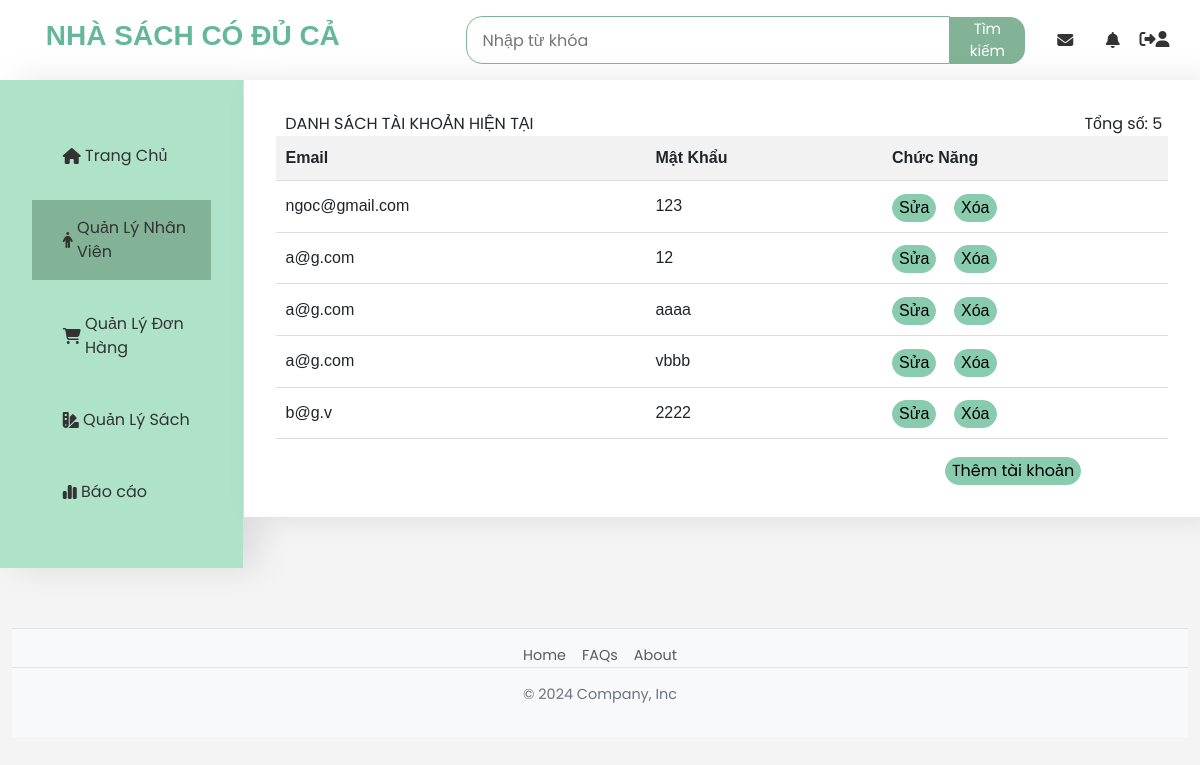
Screenshot of /NguoiQuanLy/DSTaiKhoanNV.php with the database file from the repository.
### tables this page shows
CREATE TABLE `taikhoan` (
  `idtaikhoan` int(11) NOT NULL,
  `idnv` int(11) NOT NULL,
  `idquyen` int(11) NOT NULL,
  `email` varchar(225) NOT NULL,
  `matkhau` varchar(225) NOT NULL
);

### NguoiQuanLy/DSTaiKhoanNV.php (the view, shortened to what this page needs)
<!doctype html>
<?php
include '../connectDB.php';
$sql="select * from taikhoan where  taikhoan.idquyen='1' ";
$data=mysqli_query($conn, $sql);
$sqlCount = "SELECT COUNT(*) as total FROM taikhoan where idquyen='1'";
$countResult = mysqli_query($conn, $sqlCount);
$totalEmployees = 0;
if ($countResult) {
    $countRow = mysqli_fetch_assoc($countResult);
    $totalEmployees = $countRow['total'];
} else {
    echo "Lỗi truy vấn: " . mysqli_error($conn);
}
?>
<html>
<head>
	<link href="https://cdn.jsdelivr.net/npm/bootstrap@5.3.3/dist/css/bootstrap.min.css" rel="stylesheet">
    <link rel="stylesheet"href="https://stackpath.bootstrapcdn.com/font-awesome/4.7.0/css/font-awesome.min.css"/>
	<link rel="stylesheet" href="https://cdnjs.cloudflare.com/ajax/libs/font-awesome/5.15.3/css/all.min.css">
	<link rel="stylesheet" href="https://cdnjs.cloudflare.com/ajax/libs/font-awesome/6.2.1/css/all.min.css">
	<link rel="stylesheet" href ="admin.css" >
</head>
<body>
	<div class="td">
		<h3 class="chu">NHÀ SÁCH CÓ ĐỦ CẢ</h3>
			<div class="tieude1">
				<div class="search-container">
					<input type="text" class="search-input" placeholder="Nhập từ khóa">
					<button class="search-button">Tìm kiếm</button>
				</div>
				<i class="fa-solid fa-envelope"></i>
				<i class="fa-solid fa-bell"></i>
				<a href="../Logout.php"><i class="fa-solid fa-right-from-bracket" ></i></a>
				<a href="NhanVien/HoSoUser.php"><i class="fa-solid fa-user"></i></a>
			</div>
	</div>
	<div class="nd">
		<div class="menu">
			<ul>
				<li ><a href="TrangChuAdmin.php"><i class="fa-solid fa-house"></i>Trang Chủ</a></li>
				<li class ="nd1"><a href="DSNhanVien.php"><i class="fa-solid fa-person"></i>Quản Lý Nhân Viên</a>
				</li>
				<li><a href="DSDonHang.php"><i class="fa-solid fa-cart-shopping"></i>Quản Lý Đơn Hàng</a>
				</li>
				<li><a href="DSSach.php"><i class="fa-solid fa-swatchbook"></i>Quản Lý Sách</a>
				</li>
				<li ><a href=""><i class="fa-solid fa-chart-simple"></i>Báo cáo</a>
				</li>
			</ul>
		</div>
		<div class="content">
			<div class="div_left">DANH SÁCH TÀI KHOẢN HIỆN TẠI</div>
			<div class="div_right">Tổng số: <?php echo $totalEmployees; ?></div>
			<?php
			if (isset($_SESSION['taikhoannv']) && !empty($_SESSION['taikhoannv'])) {
				echo '<table class="table-5-cols">';
				echo '<thead>
						<tr>
							<th>Email</th>
							<th>Mật Khẩu</th>
							<th>Chức Năng</th>
						</tr>
					</thead>
					<tbody>';
				foreach ($_SESSION['taikhoannv'] as $row) {
					?>
					<tr>
						<td><?php echo htmlspecialchars($row["email"]); ?></td>
						<td><?php echo htmlspecialchars($row["matkhau"]); ?></td>
						<td>
							<button class="btn-edit" onclick="suaTK('<?php echo $row['idtaikhoan']; ?>')">Sửa</button>
							<button class="btn-delete" onclick="xoaTK('<?php echo $row['idtaikhoan']; ?>')">Xóa</button>
						</td>
					</tr>
					<?php
				}
				echo '</tbody></table>';
			} else {
				echo '<p>Không có dữ liệu tài khoản nào!</p>';
			}
			?>
				  <button class="btn-add" onclick="themTK()" >Thêm tài khoản</button>
			</div>
	</div>
		<div class="container1">
			<footer class="py-31 my-41">
				<ul class="nav justify-content-center1 border-bottom1 pb-31 mb-31">
				<li class="nav-item1"><a href="#" class="nav-link1 px-2 text-body-secondary">Home</a></li>
				<li class="nav-item1"><a href="#" class="nav-link1 px-2 text-body-secondary">FAQs</a></li>
				<li class="nav-item1"><a href="#" class="nav-link1 px-2 text-body-secondary">About</a></li>
				</ul>
				<p class="text-center1 text-body-secondary1">© 2024 Company, Inc</p>
			</footer>
		</div>
</body>
</html>

### NguoiQuanLy/admin.css (style rules this page uses)
body { width:100%; font-family: 'Poppins', sans-serif; margin: 0; padding: 0; background-color: #f4f4f4; }
.td { width:100%; height: 5em; display: flex; justify-content: space-between; align-items: center; padding-left: 2%; padding-right:7%; background-color: #fff; box-shadow: 0 2px 5px rgba(0, 0, 0, 0.1); }
.chu { margin-left: 2%; color:rgb(101, 183, 153); font-weight: bold; font-family:'Bebas Neue', sans-serif; }
.tieude1 { display: flex; align-items: center; margin-left: 1%; }
.fa-envelope { padding-left: 3%; padding-right: 3%; }
.fa-bell { padding-right: 3%; }
.fa-right-from-bracket { padding-right: 3%; }
.fa-user { padding-right: 1%; }
.search-container { display: flex; justify-content: center; align-items: center; margin: 0 0; }
.search-input { width: 32em; height: 3em; padding: 1em 1em; border: 1px solid #82b397; border-radius: 1em 0 0 1em; font-size: 16px; }
.search-button { background-color:#82b397; color: #fff; border: none; border-radius: 0 1em 1em 0; font-size: 15px; cursor: pointer; }
.td i { margin-left: 2%; cursor: pointer; color: #333; }
.nd { display: flex; flex-direction: row; align-items: flex-start; width:100%; }
.nd1 { background-color: #82b397; }
.menu { flex: 1; width: 20%; max-height:100%; background-color:#afe3c9; box-shadow: 1em 0 2em rgba(0, 0, 0, 0.1); padding: 2em; margin-bottom: 1%; }
.content { margin-bottom: 1%; margin-left: 1px; flex:5; padding:2em; background-color: #fff; box-shadow: 1em 0 2em rgba(0, 0, 0, 0.1); }
.fa-house { padding-left: 10%; padding-right: 3%; }
.fa-person { padding-left: 10%; padding-right: 3%; }
.fa-chart-simple { padding-left: 10%; padding-right: 3%; }
.fa-swatchbook { padding-left: 10%; padding-right: 3%; }
.fa-cart-shopping { padding-left: 10%; padding-right: 3%; }
.menu ul { list-style: none; padding: 0; }
.menu li { margin: 1em 0; list-style-type: none; }
.menu a { text-decoration: none; color: #333; display: flex; align-items: center; padding: 1em; border-radius: 1em; transition: background-color 0.3s; }
.container1 { text-align: center; max-width: 100%; margin: 0 auto; margin-top: 4%; margin-bottom:1px; padding: 0 1%; }
.container1 li { list-style-type: none; }
footer { background-color: #f8f9fa; border-top: 1px solid #dee2e6; padding-top: 3rem; padding-bottom: 3rem; font-size: 0.9rem; color: #6c757d; }
.nav-link1 { padding: 0.5rem 1rem; color: #6c757d; text-decoration: none; transition: color 0.2s ease-in-out; }
.text-body-secondary1 { color: #6c757d !important; }
.border-bottom1 { border-bottom: 1px solid #dee2e6 !important; }
.mb-31 { margin-bottom: 1rem !important; }
.py-31 { padding-top: 1rem !important; padding-bottom: 1rem !important; }
.my-41 { margin-top: 1.5rem !important; margin-bottom: 1.5rem !important; }
.justify-content-center1 { justify-content: center !important; }
.table-5-cols { width: 100%; border-collapse: collapse; font-family: Arial, sans-serif; }
.table-5-cols th, .table-5-cols td { padding: 10px; text-align: left; border-bottom: 1px solid #ddd; }
.table-5-cols th { background-color: #f2f2f2; }
.btn-add { text-align: center; margin-top: 2%; margin-left: 75%; display:grid; border: 1px solid #88cbaf; border-radius: 16px; background-color:#88cbaf ; }
.btn-edit { text-align: center; margin-top: 1%; flex:1; border: 1px solid #88cbaf; border-radius: 16px; background-color:#88cbaf ; }
.btn-delete { text-align: center; flex:1; margin-left:5%; border: 1px solid #88cbaf; border-radius: 16px; background-color:#88cbaf ; }

### NguoiQuanLy/DSTaiKhoanNV.php (style rules this page uses)
.div_left { width: 30%; float: left; text-align: center; }
.div_right { width: 10%; float: right; text-align: center; }

### rows the page displays
taikhoan: email "ngoc@gmail.com", matkhau "123"
taikhoan: email "a@g.com", matkhau "12"
taikhoan: email "a@g.com", matkhau "aaaa"
taikhoan: email "a@g.com", matkhau "vbbb"
taikhoan: email "b@g.v", matkhau "2222"

### other values shown
$totalEmployees "5"
